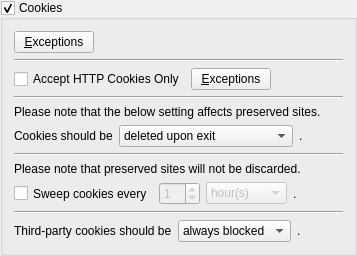
               <widget class="QGroupBox" name="cookieGroupBox">
                <property name="enabled">
                 <bool>true</bool>
                </property>
                <property name="title">
                 <string>Cookies</string>
                </property>
                <property name="checkable">
                 <bool>true</bool>
                </property>
                <property name="checked">
                 <bool>true</bool>
                </property>
                <layout class="QVBoxLayout" name="verticalLayout_11">
                 <item>
                  <layout class="QHBoxLayout" name="horizontalLayout_29">
                   <item>
                    <widget class="QPushButton" name="cookiesExceptionsPushButton">
                     <property name="text">
                      <string>&amp;Exceptions</string>
                     </property>
                    </widget>
                   </item>
                   <item>
                    <spacer name="horizontalSpacer_20">
                     <property name="orientation">
                      <enum>Qt::Horizontal</enum>
                     </property>
                     <property name="sizeHint" stdset="0">
                      <size>
                       <width>40</width>
                       <height>20</height>
                      </size>
                     </property>
                    </spacer>
                   </item>
                  </layout>
                 </item>
                 <item>
                  <widget class="Line" name="line_8">
                   <property name="orientation">
                    <enum>Qt::Horizontal</enum>
                   </property>
                  </widget>
                 </item>
                 <item>
                  <layout class="QHBoxLayout" name="horizontalLayout_62">
                   <item>
                    <widget class="QCheckBox" name="httponlycookies">
                     <property name="sizePolicy">
                      <sizepolicy hsizetype="Minimum" vsizetype="Preferred">
                       <horstretch>0</horstretch>
                       <verstretch>0</verstretch>
                      </sizepolicy>
                     </property>
                     <property name="text">
                      <string>Accept HTTP Cookies Only</string>
                     </property>
                    </widget>
                   </item>
                   <item>
                    <widget class="QPushButton" name="httponlyexceptions">
                     <property name="text">
                      <string>&amp;Exceptions</string>
                     </property>
                    </widget>
                   </item>
                   <item>
                    <spacer name="horizontalSpacer_51">
                     <property name="orientation">
                      <enum>Qt::Horizontal</enum>
                     </property>
                     <property name="sizeHint" stdset="0">
                      <size>
                       <width>40</width>
                       <height>20</height>
                      </size>
                     </property>
                    </spacer>
                   </item>
                  </layout>
                 </item>
                 <item>
                  <widget class="Line" name="line_9">
                   <property name="orientation">
                    <enum>Qt::Horizontal</enum>
                   </property>
                  </widget>
                 </item>
                 <item>
                  <widget class="QLabel" name="label_60">
                   <property name="text">
                    <string>Please note that the below setting affects preserved sites.</string>
                   </property>
                  </widget>
                 </item>
                 <item>
                  <layout class="QHBoxLayout" name="horizontalLayout_21">
                   <item>
                    <widget class="QLabel" name="label_49">
                     <property name="text">
                      <string>Cookies should be</string>
                     </property>
                    </widget>
                   </item>
                   <item>
                    <widget class="QComboBox" name="cookieComboBox">
                     <property name="sizeAdjustPolicy">
                      <enum>QComboBox::AdjustToContents</enum>
                     </property>
                     <item>
                      <property name="text">
                       <string>deleted upon exit</string>
                      </property>
                     </item>
                     <item>
                      <property name="text">
                       <string>preserved forever</string>
                      </property>
                     </item>
                     <item>
                      <property name="text">
                       <string>preserved until they expire</string>
                      </property>
                     </item>
                    </widget>
                   </item>
                   <item>
                    <widget class="QLabel" name="label_51">
                     <property name="text">
                      <string>.</string>
                     </property>
                    </widget>
                   </item>
                   <item>
                    <spacer name="horizontalSpacer_12">
                     <property name="orientation">
                      <enum>Qt::Horizontal</enum>
                     </property>
                     <property name="sizeHint" stdset="0">
                      <size>
                       <width>40</width>
                       <height>20</height>
                      </size>
                     </property>
                    </spacer>
                   </item>
                  </layout>
                 </item>
                 <item>
                  <widget class="Line" name="line_3">
                   <property name="orientation">
                    <enum>Qt::Horizontal</enum>
                   </property>
                  </widget>
                 </item>
                 <item>
                  <widget class="QLabel" name="label_62">
                   <property name="text">
                    <string>Please note that preserved sites will not be discarded.</string>
                   </property>
                  </widget>
                 </item>
                 <item>
                  <layout class="QHBoxLayout" name="horizontalLayout_25">
                   <item>
                    <widget class="QCheckBox" name="cookieTimerCheckBox">
                     <property name="sizePolicy">
                      <sizepolicy hsizetype="Minimum" vsizetype="Preferred">
                       <horstretch>0</horstretch>
                       <verstretch>0</verstretch>
                      </sizepolicy>
                     </property>
                     <property name="text">
                      <string>Sweep cookies every</string>
                     </property>
                    </widget>
                   </item>
                   <item>
                    <widget class="QSpinBox" name="cookieTimerSpinBox">
                     <property name="enabled">
                      <bool>false</bool>
                     </property>
                     <property name="value">
                      <number>1</number>
                     </property>
                    </widget>
                   </item>
                   <item>
                    <widget class="QComboBox" name="cookieTimerComboBox">
                     <property name="enabled">
                      <bool>false</bool>
                     </property>
                     <property name="sizeAdjustPolicy">
                      <enum>QComboBox::AdjustToContents</enum>
                     </property>
                     <item>
                      <property name="text">
                       <string>hour(s)</string>
                      </property>
                     </item>
                     <item>
                      <property name="text">
                       <string>minute(s)</string>
                      </property>
                     </item>
                    </widget>
                   </item>
                   <item>
                    <widget class="QLabel" name="label_53">
                     <property name="text">
                      <string>.</string>
                     </property>
                    </widget>
                   </item>
                   <item>
                    <spacer name="horizontalSpacer_3">
                     <property name="orientation">
                      <enum>Qt::Horizontal</enum>
                     </property>
                     <property name="sizeHint" stdset="0">
                      <size>
                       <width>40</width>
                       <height>20</height>
                      </size>
                     </property>
                    </spacer>
                   </item>
                  </layout>
                 </item>
                 <item>
                  <widget class="Line" name="line_6">
                   <property name="orientation">
                    <enum>Qt::Horizontal</enum>
                   </property>
                  </widget>
                 </item>
                 <item>
                  <layout class="QHBoxLayout" name="horizontalLayout_32">
                   <item>
                    <widget class="QLabel" name="label_18">
                     <property name="text">
                      <string>Third-party cookies should be</string>
                     </property>
                    </widget>
                   </item>
                   <item>
                    <widget class="QComboBox" name="thirdPartyCookiesComboBox">
                     <property name="currentIndex">
                      <number>1</number>
                     </property>
                     <property name="sizeAdjustPolicy">
                      <enum>QComboBox::AdjustToContents</enum>
                     </property>
                     <item>
                      <property name="text">
                       <string>always allowed</string>
                      </property>
                     </item>
                     <item>
                      <property name="text">
                       <string>always blocked</string>
                      </property>
                     </item>
                    </widget>
                   </item>
                   <item>
                    <widget class="QLabel" name="label_75">
                     <property name="text">
                      <string>.</string>
                     </property>
                    </widget>
                   </item>
                   <item>
                    <spacer name="horizontalSpacer_23">
                     <property name="orientation">
                      <enum>Qt::Horizontal</enum>
                     </property>
                     <property name="sizeHint" stdset="0">
                      <size>
                       <width>40</width>
                       <height>20</height>
                      </size>
                     </property>
                    </spacer>
                   </item>
                  </layout>
                 </item>
                </layout>
               </widget>
